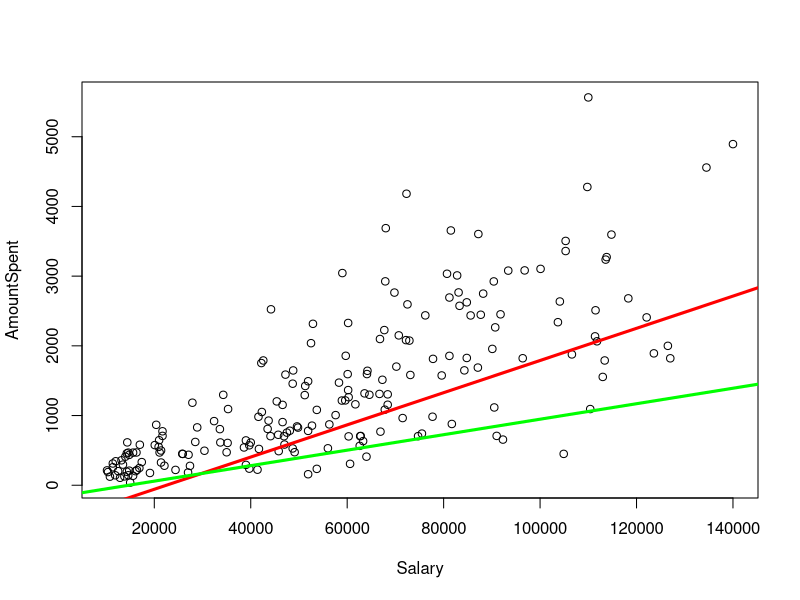

Source code (R):
# این  فایل حاوی اطلاعات مشتریان یک بازاریاب مستقیم است.
#DirectMarketing(mini).csv
# بازاریاب محصولات خود را با استفاده از پست مستقیم به فروش میرساند.
# او کاتالوگ محصولات را به 200 نفر ارسال کرده و مشتریان با تلفن، محصولات مورد نیازشان را سفارش میدهند.
# بازاریاب دادههای مشتریان را جمعآوری کرده و هدفش بررسی عواملی است که باعث میشود برخی مشتریان بیشتر از دیگران خرید کنند.

# متغیرهای موجود در این فایل داده عبارتند از:

# Gender: دستهبندی جنسیتی مشتری (زن یا مرد)
# OwnHome: مالک یا مستأجر بودن مشتری
# Married: وضعیت تاهل مشتری (مجرد یا متأهل)
# Salary: حقوق سالیانه مشتری به دلار
# Children: تعداد فرزندان مشتری
# Catalogs: تعداد کاتالوگهای ارسالی به مشتری
# AmountSpent: میزان خرید مشتری به دلار
# Age: بازه سنی مشتریان
#getwd()
#setwd(dir = "C:/Users/Abolfazl-Pc/Documents")
#rm(list = ls())
my_data <- read.csv("DirectMarketing(200).csv" , header = TRUE)
#my_data


attach(my_data)


#رگرسون خطی ساده و چندگانه
# y = B0 + B1(x) + f
#y = b0 + b1(x1) + b2(x2) + . . . + bp(xp) + f
#ei = y - y^
#f = e1 + e2 + e3 + ... + en

#چون تعداد متغر های مستقل من کم است از روش اول میروم و تمام حالات را در نظر مگیرم (دو به توان تعداد متغر های مستقل)

#model_0 <- مقدار بتا صفر
model_1 <- lm(AmountSpent~Salary)
model_2 <- lm(AmountSpent~poly(Salary^2))
model_3 <- lm(AmountSpent~Catalogs)
model_4 <- lm(AmountSpent~poly(Catalogs^2))
model_5 <- lm(AmountSpent~Children)
model_6 <- lm(AmountSpent~poly(Children^2))
model_7 <- lm(AmountSpent~Salary + Catalogs)
model_8 <- lm(AmountSpent~Salary * Catalogs)
model_9 <- lm(AmountSpent~Salary + Children)
model_10 <- lm(AmountSpent~Salary * Children)
model_11 <- lm(AmountSpent~Catalogs * Children)
model_12 <- lm(AmountSpent~Catalogs + Children)
model_13 <- lm(AmountSpent~(Salary + Catalogs + Children))

summary(model_13)

#بهترین مدل موجود در اینجا ، مدل 13 است و بیشترن ضریب تعیین را دارد و همه انها معنادار هستند در سطح 0.99 درصد

plot(Salary , AmountSpent)
abline(model_13, col = "red" , lwd = 3)
abline(model_8 , col = 'green' , lwd = 3)
#در اینجا میتوانیم برای هر یک از مدل ها نمودار و خط رگرسیونی رو رسم کرد کافی است مدل مد نظر را در تابع خط جایگزاری کنید







